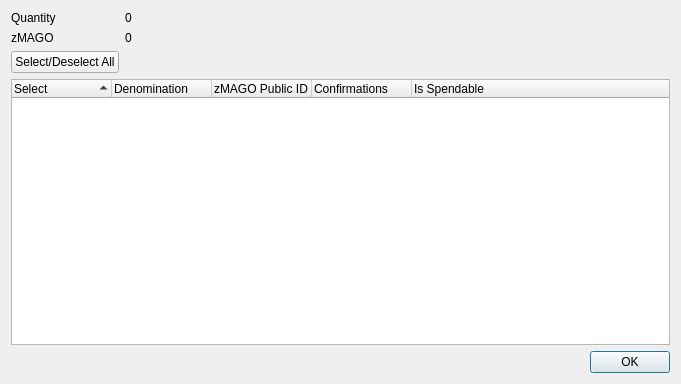
<?xml version="1.0" encoding="UTF-8"?>
<ui version="4.0">
 <class>ZMagocoinControlDialog</class>
 <widget class="QDialog" name="ZMagocoinControlDialog">
  <property name="geometry">
   <rect>
    <x>0</x>
    <y>0</y>
    <width>681</width>
    <height>384</height>
   </rect>
  </property>
  <property name="minimumSize">
   <size>
    <width>681</width>
    <height>384</height>
   </size>
  </property>
  <property name="windowTitle">
   <string>Select zMAGO to Spend</string>
  </property>
  <layout class="QGridLayout" name="gridLayout">
   <item row="0" column="0">
    <layout class="QFormLayout" name="formLayout">
     <property name="sizeConstraint">
      <enum>QLayout::SetDefaultConstraint</enum>
     </property>
     <item row="0" column="0">
      <widget class="QLabel" name="labelQuantity">
       <property name="text">
        <string>Quantity</string>
       </property>
      </widget>
     </item>
     <item row="0" column="1">
      <widget class="QLabel" name="labelQuantity_int">
       <property name="text">
        <string>0</string>
       </property>
      </widget>
     </item>
     <item row="1" column="0">
      <widget class="QLabel" name="labelZMagocoin">
       <property name="text">
        <string>zMAGO</string>
       </property>
      </widget>
     </item>
     <item row="1" column="1">
      <widget class="QLabel" name="labelZMagocoin_int">
       <property name="text">
        <string>0</string>
       </property>
      </widget>
     </item>
     <item row="2" column="0">
      <widget class="QPushButton" name="pushButtonAll">
       <property name="text">
        <string>Select/Deselect All</string>
       </property>
      </widget>
     </item>
    </layout>
   </item>
   <item row="1" column="0">
    <layout class="QVBoxLayout" name="verticalLayout">
     <item>
      <widget class="QTreeWidget" name="treeWidget">
       <property name="minimumSize">
        <size>
         <width>0</width>
         <height>250</height>
        </size>
       </property>
       <property name="alternatingRowColors">
        <bool>true</bool>
       </property>
       <property name="sortingEnabled">
        <bool>true</bool>
       </property>
       <property name="columnCount">
        <number>5</number>
       </property>
       <attribute name="headerDefaultSectionSize">
        <number>100</number>
       </attribute>
       <column>
        <property name="text">
         <string notr="true">Select</string>
        </property>
       </column>
       <column>
        <property name="text">
         <string notr="true">Denomination</string>
        </property>
       </column>
       <column>
        <property name="text">
         <string notr="true">zMAGO Public ID</string>
        </property>
       </column>
       <column>
        <property name="text">
         <string notr="true">Confirmations</string>
        </property>
       </column>
       <column>
        <property name="text">
         <string>Is Spendable</string>
        </property>
       </column>
      </widget>
     </item>
     <item>
      <widget class="QDialogButtonBox" name="buttonBox">
       <property name="orientation">
        <enum>Qt::Horizontal</enum>
       </property>
       <property name="standardButtons">
        <set>QDialogButtonBox::Ok</set>
       </property>
      </widget>
     </item>
    </layout>
   </item>
  </layout>
 </widget>
 <resources/>
 <connections>
  <connection>
   <sender>buttonBox</sender>
   <signal>accepted()</signal>
   <receiver>ZMagocoinControlDialog</receiver>
   <slot>accept()</slot>
   <hints>
    <hint type="sourcelabel">
     <x>248</x>
     <y>254</y>
    </hint>
    <hint type="destinationlabel">
     <x>157</x>
     <y>274</y>
    </hint>
   </hints>
  </connection>
  <connection>
   <sender>buttonBox</sender>
   <signal>rejected()</signal>
   <receiver>ZMagocoinControlDialog</receiver>
   <slot>reject()</slot>
   <hints>
    <hint type="sourcelabel">
     <x>316</x>
     <y>260</y>
    </hint>
    <hint type="destinationlabel">
     <x>286</x>
     <y>274</y>
    </hint>
   </hints>
  </connection>
 </connections>
</ui>
